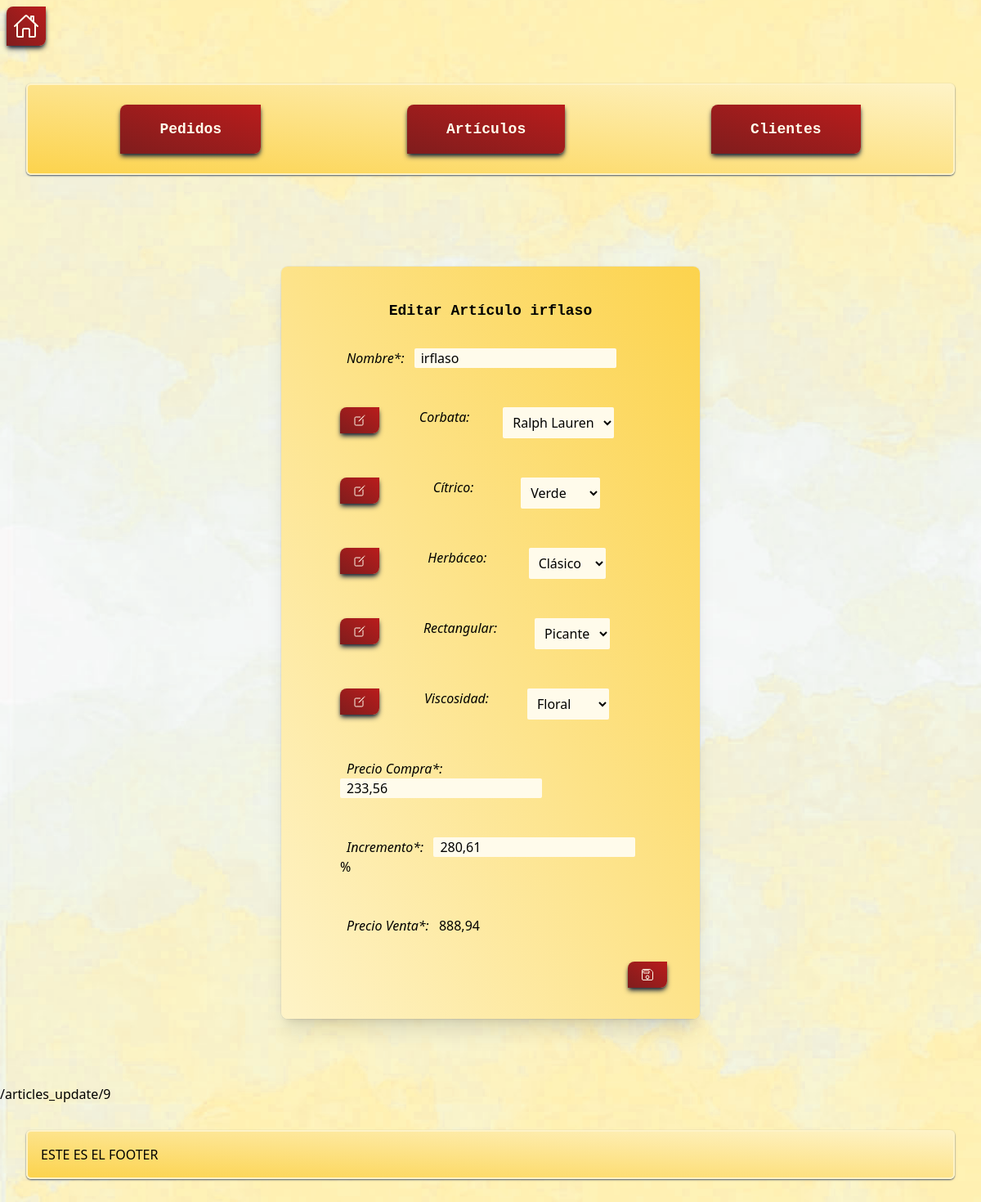
The page /articles_update/9 (signed in) on the database its author committed.
### articles/models.py (models this page shows, shortened)
class Article(models.Model):
    name = models.CharField(verbose_name="Nombre",max_length=100, unique=True)
    characteristics_id = models.ManyToManyField(Value,related_name='characteristics_id', blank=True, through='ArticleValue')
    buy_price = models.DecimalField(verbose_name="Precio de compra", max_digits=10, decimal_places=2, validators=[MinValueValidator(0.0)])
    increase = models.DecimalField(verbose_name="Incremento", max_digits=10, decimal_places=2, validators=[MinValueValidator(0.0)])
    sell_price = models.DecimalField(verbose_name="Precio de venta", max_digits=10, decimal_places=2, validators=[MinValueValidator(0.0)])
    class Meta:
        verbose_name = 'Artículo'
        verbose_name_plural = 'Artículos'
        ordering = ['name']

class Category(models.Model):
    name = models.CharField(max_length=100, unique=True)
    class Meta:
        verbose_name = 'Categoría'
        verbose_name_plural = 'Categorías'
        ordering = ['name']

### articles/views.py (the view)
# urls.py: path('articles_update/<int:id>', articles_views.article_update, name="article_update"),
@csrf_protect
def article_update(request, id):
    template = 'articles_update.html'
    context = {}
    categories = Category.objects.all()
    values = Value.objects.all()
    context = {"categories":categories,
               "values":values,
               }
    article_to_update = Article.objects.get(id = id)
    context['article_to_update'] = article_to_update
    return render_login_required(request, template, context)

### articles/templatetags/custom_tags.py (called while the page is built)
@register.filter
def filter_by_category(values, category):
    return [value for value in values if value.category_id == category] #used list comprehension becouse its more elegant

### articles/utils.py (called while the page is built)
@login_required
def render_login_required(request, template: str,context: dict):
    return render(request, template, context)

### articles/templates/articles/articles_update.html (shortened to what this page needs)
{% extends './header.html' %}
{% load static %}
{% block content_two %}
<div class="relative flex min-h-screen flex-col justify-center overflow-hidden py-2 sm:py-12">
  <div class="bg-gradient-to-tr from-amber-100 to-amber-300 rounded-md p-4 m-8 relative px-6 pt-10 pb-8 shadow-xl ring-1 ring-gray-900/5 sm:mx-auto sm:max-w-lg sm:rounded-lg sm:px-10">
    <div class="mx-auto max-w-md" id="article_create_answer">
      {% include 'articles_update_table.html' %}
    </div>
  </div>
</div>
{% endblock %}

### articles/templates/articles/partials/articles_update_table.html (shortened to what this page needs)
<h1 class="font-mono text-lg text-center font-bold">Editar Artículo {{article_to_update.name}}</h1>
<div class="p-4 m-4">
  <label class="italic px-2">Nombre*: </label>
  <input class="bg-amber-50 rounded-sm px-2" hx-get="{% url 'name_update_check' id=article_to_update.id %}" type="text" hx-target="#answer_article_name" hx-trigger="keyup changed delay:200ms" hx-swap="outerHTML" name="article_name_input" id="article_name_input" value="{{article_to_update.name}}" required >
</div>
{% for category in categories %}
    <div class="p-4 m-4 flex justify-between">
        <form action="{% url 'category_update' external_link="True" cat_id=category.id art_id=article_to_update.id  %}" method="GET">
          <button ion-button icon-only type="submit">
              <ion-icon name="create-outline"
              class="text-amber-50 rounded-tl-lg rounded-br-lg bg-gradient-to-tr from-red-900 to-red-700 px-4 py-2 shadow-md shadow-slate-800 transition hover:-translate-y-0.5 duration-300 hover:shadow-xl hover:shadow-slate-400 cursor-pointer mr-2"
              ></ion-icon>
          </button>
        </form>
        <label class="italic px-2" for="article_value_input">{{category.name}}: </label>
        <select class="bg-amber-50 rounded-sm px-2" id = "{{category.id}}" name="category-{{category.id}}">
            {% load custom_tags %}
            {% with values|filter_by_category:category as values_for_category %}
                {% for value in values_for_category %}
                    {% if value in article_to_update.characteristics_id.all %}
                        <option value="{{value.id}}" selected >{{value.name}}</option>
                    {% else %}
                        <option value="{{value.id}}">{{value.name}}</option>
                    {% endif %}
                {% endfor %}
            {% endwith %}
        </select>
    </div>
{% endfor %}
<div class="p-4 m-4">
  <label class="italic px-2">Precio Compra*: </label>
  <input class="bg-amber-50 rounded-sm px-2" type="text" name="article_buy_price_input" id="article_buy_price_input" hx-get="{% url 'calculator' %}" hx-swap="outerHTML" hx-trigger="keyup changed delay:300ms" hx-target="#article_sell_price_output" hx-include="[name='article_increase_input']" value="{{article_to_update.buy_price}}" required >
</div>
<div class="p-4 m-4">
  <label class="italic px-2">Incremento*: </label>
  <input class="bg-amber-50 rounded-sm px-2" type="text" name="article_increase_input" id="article_increase_input" hx-get="{% url 'calculator' %}" hx-swap="outerHTML" hx-trigger="keyup changed delay:300ms" hx-target="#article_sell_price_output" hx-include="[name='article_buy_price_input']" value="{{article_to_update.increase}}" required>
  <label>%</label>
</div>
<div class="p-4 m-4" id="article_sell_price_output">
  <label class="italic px-2">Precio Venta*: </label>
  <input class="bg-amber-50 rounded-sm px-2 empty:hidden" type="text" name="article_sell_price_input" id="article_sell_price_input" value="{{article_to_update.sell_price}}" readonly>{{article_to_update.sell_price}}</input>
</div>
<div class="grid place-content-end">
    <button ion-button icon-only type="submit" hx-get="{% url 'articles_update_confirm' id=article_to_update.id %}" hx-trigger="click" hx-include="#article_name_input,[name^='category-'],#article_buy_price_input, #article_increase_input, #article_sell_price_input" hx-target="#article_create_answer" hx-swap="outerHTML">
        <ion-icon class="text-amber-50 rounded-tl-lg rounded-br-lg bg-gradient-to-tr from-red-900 to-red-700 px-4 py-2 shadow-md shadow-slate-800 transition hover:-translate-y-0.5 duration-300 hover:shadow-xl hover:shadow-slate-400 cursor-pointer" name="save-outline"></ion-icon>
    </button>
</div>

### static/css/styles.css (style rules this page uses)
ion-icon { pointer-events: none; }

### rows shown on the page
Article: name "irflaso", article_name_input "irflaso", article_buy_price_input "233,56", article_increase_input "280,61", sell_price "888,94"
Category: name "Corbata"
Category: name "Cítrico"
Category: name "Herbáceo"
Category: name "Rectangular"
Category: name "Viscosidad"

### other values the page prints
{{ request.path }} "/articles_update/9"
form field value "Ralph Lauren"
form field value "Verde"
form field value "Clásico"
form field value "Picante"
form field value "Floral"
